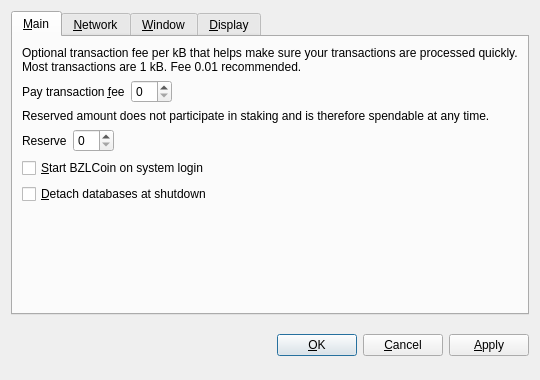
<?xml version="1.0" encoding="UTF-8"?>
<ui version="4.0">
 <class>OptionsDialog</class>
 <widget class="QDialog" name="OptionsDialog">
  <property name="geometry">
   <rect>
    <x>0</x>
    <y>0</y>
    <width>540</width>
    <height>380</height>
   </rect>
  </property>
  <property name="windowTitle">
   <string>Options</string>
  </property>
  <property name="modal">
   <bool>true</bool>
  </property>
  <layout class="QVBoxLayout" name="verticalLayout">
   <item>
    <widget class="QTabWidget" name="tabWidget">
     <property name="tabPosition">
      <enum>QTabWidget::North</enum>
     </property>
     <property name="currentIndex">
      <number>0</number>
     </property>
     <widget class="QWidget" name="tabMain">
      <attribute name="title">
       <string>&amp;Main</string>
      </attribute>
      <layout class="QVBoxLayout" name="verticalLayout_Main">
       <item>
        <widget class="QLabel" name="transactionFeeInfoLabel">
         <property name="text">
          <string>Optional transaction fee per kB that helps make sure your transactions are processed quickly. Most transactions are 1 kB. Fee 0.01 recommended.</string>
         </property>
         <property name="textFormat">
          <enum>Qt::PlainText</enum>
         </property>
         <property name="wordWrap">
          <bool>true</bool>
         </property>
        </widget>
       </item>
       <item>
        <layout class="QHBoxLayout" name="horizontalLayoutFee">
         <item>
          <widget class="QLabel" name="transactionFeeLabel">
           <property name="text">
            <string>Pay transaction &amp;fee</string>
           </property>
           <property name="textFormat">
            <enum>Qt::PlainText</enum>
           </property>
           <property name="buddy">
            <cstring>transactionFee</cstring>
           </property>
          </widget>
         </item>
         <item>
          <widget class="BitcoinAmountField" name="transactionFee"/>
         </item>
         <item>
          <spacer name="horizontalSpacerFee">
           <property name="orientation">
            <enum>Qt::Horizontal</enum>
           </property>
           <property name="sizeHint" stdset="0">
            <size>
             <width>40</width>
             <height>20</height>
            </size>
           </property>
          </spacer>
         </item>
        </layout>
       </item>
       <item>
        <widget class="QLabel" name="reserveBalanceInfoLabel">
         <property name="text">
          <string>Reserved amount does not participate in staking and is therefore spendable at any time.</string>
         </property>
         <property name="textFormat">
          <enum>Qt::PlainText</enum>
         </property>
         <property name="wordWrap">
          <bool>true</bool>
         </property>
        </widget>
       </item>
       <item>
        <layout class="QHBoxLayout" name="horizontalLayoutReserveBalance">
         <item>
          <widget class="QLabel" name="reserveBalanceLabel">
           <property name="text">
            <string>Reserve</string>
           </property>
           <property name="textFormat">
            <enum>Qt::PlainText</enum>
           </property>
           <property name="buddy">
            <cstring>reserveBalance</cstring>
           </property>
          </widget>
         </item>
         <item>
          <widget class="BitcoinAmountField" name="reserveBalance"/>
         </item>
         <item>
          <spacer name="horizontalSpacerReserveBalance">
           <property name="orientation">
            <enum>Qt::Horizontal</enum>
           </property>
           <property name="sizeHint" stdset="0">
            <size>
             <width>40</width>
             <height>20</height>
            </size>
           </property>
          </spacer>
         </item>
        </layout>
       </item>
       <item>
        <widget class="QCheckBox" name="bitcoinAtStartup">
         <property name="toolTip">
          <string>Automatically start BZLCoin after logging in to the system.</string>
         </property>
         <property name="text">
          <string>&amp;Start BZLCoin on system login</string>
         </property>
        </widget>
       </item>
       <item>
        <widget class="QCheckBox" name="detachDatabases">
         <property name="toolTip">
          <string>Detach block and address databases at shutdown. This means they can be moved to another data directory, but it slows down shutdown. The wallet is always detached.</string>
         </property>
         <property name="text">
          <string>&amp;Detach databases at shutdown</string>
         </property>
        </widget>
       </item>
       <item>
        <layout class="QHBoxLayout" name="horizontalLayout_2"/>
       </item>
       <item>
        <spacer name="verticalSpacer_Main">
         <property name="orientation">
          <enum>Qt::Vertical</enum>
         </property>
         <property name="sizeHint" stdset="0">
          <size>
           <width>20</width>
           <height>40</height>
          </size>
         </property>
        </spacer>
       </item>
      </layout>
     </widget>
     <widget class="QWidget" name="tabNetwork">
      <attribute name="title">
       <string>&amp;Network</string>
      </attribute>
      <layout class="QVBoxLayout" name="verticalLayout_Network">
       <item>
        <widget class="QCheckBox" name="mapPortUpnp">
         <property name="toolTip">
          <string>Automatically open the BZLCoin client port on the router. This only works when your router supports UPnP and it is enabled.</string>
         </property>
         <property name="text">
          <string>Map port using &amp;UPnP</string>
         </property>
        </widget>
       </item>
       <item>
        <widget class="QCheckBox" name="connectSocks">
         <property name="toolTip">
          <string>Connect to the BZLCoin network through a SOCKS proxy (e.g. when connecting through Tor).</string>
         </property>
         <property name="text">
          <string>&amp;Connect through SOCKS proxy:</string>
         </property>
        </widget>
       </item>
       <item>
        <layout class="QHBoxLayout" name="horizontalLayout_Network">
         <item>
          <widget class="QLabel" name="proxyIpLabel">
           <property name="text">
            <string>Proxy &amp;IP:</string>
           </property>
           <property name="textFormat">
            <enum>Qt::PlainText</enum>
           </property>
           <property name="buddy">
            <cstring>proxyIp</cstring>
           </property>
          </widget>
         </item>
         <item>
          <widget class="QValidatedLineEdit" name="proxyIp">
           <property name="maximumSize">
            <size>
             <width>140</width>
             <height>16777215</height>
            </size>
           </property>
           <property name="toolTip">
            <string>IP address of the proxy (e.g. 127.0.0.1)</string>
           </property>
          </widget>
         </item>
         <item>
          <widget class="QLabel" name="proxyPortLabel">
           <property name="text">
            <string>&amp;Port:</string>
           </property>
           <property name="textFormat">
            <enum>Qt::PlainText</enum>
           </property>
           <property name="buddy">
            <cstring>proxyPort</cstring>
           </property>
          </widget>
         </item>
         <item>
          <widget class="QLineEdit" name="proxyPort">
           <property name="maximumSize">
            <size>
             <width>55</width>
             <height>16777215</height>
            </size>
           </property>
           <property name="toolTip">
            <string>Port of the proxy (e.g. 9050)</string>
           </property>
          </widget>
         </item>
         <item>
          <widget class="QLabel" name="socksVersionLabel">
           <property name="text">
            <string>SOCKS &amp;Version:</string>
           </property>
           <property name="textFormat">
            <enum>Qt::PlainText</enum>
           </property>
           <property name="buddy">
            <cstring>socksVersion</cstring>
           </property>
          </widget>
         </item>
         <item>
          <widget class="QValueComboBox" name="socksVersion">
           <property name="toolTip">
            <string>SOCKS version of the proxy (e.g. 5)</string>
           </property>
          </widget>
         </item>
         <item>
          <spacer name="horizontalSpacer_Network">
           <property name="orientation">
            <enum>Qt::Horizontal</enum>
           </property>
           <property name="sizeHint" stdset="0">
            <size>
             <width>40</width>
             <height>20</height>
            </size>
           </property>
          </spacer>
         </item>
        </layout>
       </item>
       <item>
        <spacer name="verticalSpacer_Network">
         <property name="orientation">
          <enum>Qt::Vertical</enum>
         </property>
         <property name="sizeHint" stdset="0">
          <size>
           <width>20</width>
           <height>40</height>
          </size>
         </property>
        </spacer>
       </item>
      </layout>
     </widget>
     <widget class="QWidget" name="tabWindow">
      <attribute name="title">
       <string>&amp;Window</string>
      </attribute>
      <layout class="QVBoxLayout" name="verticalLayout_Window">
       <item>
        <widget class="QCheckBox" name="minimizeToTray">
         <property name="toolTip">
          <string>Show only a tray icon after minimizing the window.</string>
         </property>
         <property name="text">
          <string>&amp;Minimize to the tray instead of the taskbar</string>
         </property>
        </widget>
       </item>
       <item>
        <widget class="QCheckBox" name="minimizeOnClose">
         <property name="toolTip">
          <string>Minimize instead of exit the application when the window is closed. When this option is enabled, the application will be closed only after selecting Quit in the menu.</string>
         </property>
         <property name="text">
          <string>M&amp;inimize on close</string>
         </property>
        </widget>
       </item>
       <item>
        <spacer name="verticalSpacer_Window">
         <property name="orientation">
          <enum>Qt::Vertical</enum>
         </property>
         <property name="sizeHint" stdset="0">
          <size>
           <width>20</width>
           <height>40</height>
          </size>
         </property>
        </spacer>
       </item>
      </layout>
     </widget>
     <widget class="QWidget" name="tabDisplay">
      <attribute name="title">
       <string>&amp;Display</string>
      </attribute>
      <layout class="QVBoxLayout" name="verticalLayout_Display">
       <item>
        <layout class="QHBoxLayout" name="horizontalLayout_1_Display">
         <item>
          <widget class="QLabel" name="langLabel">
           <property name="text">
            <string>User Interface &amp;language:</string>
           </property>
           <property name="textFormat">
            <enum>Qt::PlainText</enum>
           </property>
           <property name="buddy">
            <cstring>lang</cstring>
           </property>
          </widget>
         </item>
         <item>
          <widget class="QValueComboBox" name="lang">
           <property name="toolTip">
            <string>The user interface language can be set here. This setting will take effect after restarting BZLCoin.</string>
           </property>
          </widget>
         </item>
        </layout>
       </item>
       <item>
        <layout class="QHBoxLayout" name="horizontalLayout_2_Display">
         <item>
          <widget class="QLabel" name="unitLabel">
           <property name="text">
            <string>&amp;Unit to show amounts in:</string>
           </property>
           <property name="textFormat">
            <enum>Qt::PlainText</enum>
           </property>
           <property name="buddy">
            <cstring>unit</cstring>
           </property>
          </widget>
         </item>
         <item>
          <widget class="QValueComboBox" name="unit">
           <property name="toolTip">
            <string>Choose the default subdivision unit to show in the interface and when sending coins.</string>
           </property>
          </widget>
         </item>
        </layout>
       </item>
       <item>
        <widget class="QCheckBox" name="displayAddresses">
         <property name="toolTip">
          <string>Whether to show BZLCoin addresses in the transaction list or not.</string>
         </property>
         <property name="text">
          <string>&amp;Display addresses in transaction list</string>
         </property>
        </widget>
       </item>
       <item>
        <widget class="QCheckBox" name="coinControlFeatures">
         <property name="toolTip">
          <string>Whether to show coin control features or not.</string>
         </property>
         <property name="text">
          <string>Display coin &amp;control features (experts only!)</string>
         </property>
        </widget>
       </item>
       <item>
        <spacer name="verticalSpacer_Display">
         <property name="orientation">
          <enum>Qt::Vertical</enum>
         </property>
         <property name="sizeHint" stdset="0">
          <size>
           <width>20</width>
           <height>40</height>
          </size>
         </property>
        </spacer>
       </item>
      </layout>
     </widget>
    </widget>
   </item>
   <item>
    <layout class="QHBoxLayout" name="horizontalLayout_Buttons">
     <item>
      <spacer name="horizontalSpacer_1">
       <property name="orientation">
        <enum>Qt::Horizontal</enum>
       </property>
       <property name="sizeHint" stdset="0">
        <size>
         <width>40</width>
         <height>48</height>
        </size>
       </property>
      </spacer>
     </item>
     <item>
      <widget class="QLabel" name="statusLabel">
       <property name="font">
        <font>
         <weight>75</weight>
         <bold>true</bold>
        </font>
       </property>
       <property name="text">
        <string/>
       </property>
       <property name="textFormat">
        <enum>Qt::PlainText</enum>
       </property>
       <property name="wordWrap">
        <bool>true</bool>
       </property>
      </widget>
     </item>
     <item>
      <spacer name="horizontalSpacer_2">
       <property name="orientation">
        <enum>Qt::Horizontal</enum>
       </property>
       <property name="sizeHint" stdset="0">
        <size>
         <width>40</width>
         <height>48</height>
        </size>
       </property>
      </spacer>
     </item>
     <item>
      <widget class="QPushButton" name="okButton">
       <property name="text">
        <string>&amp;OK</string>
       </property>
      </widget>
     </item>
     <item>
      <widget class="QPushButton" name="cancelButton">
       <property name="text">
        <string>&amp;Cancel</string>
       </property>
       <property name="autoDefault">
        <bool>false</bool>
       </property>
      </widget>
     </item>
     <item>
      <widget class="QPushButton" name="applyButton">
       <property name="text">
        <string>&amp;Apply</string>
       </property>
       <property name="autoDefault">
        <bool>false</bool>
       </property>
      </widget>
     </item>
    </layout>
   </item>
  </layout>
 </widget>
 <customwidgets>
  <customwidget>
   <class>BitcoinAmountField</class>
   <extends>QSpinBox</extends>
   <header>bitcoinamountfield.h</header>
  </customwidget>
  <customwidget>
   <class>QValueComboBox</class>
   <extends>QComboBox</extends>
   <header>qvaluecombobox.h</header>
  </customwidget>
  <customwidget>
   <class>QValidatedLineEdit</class>
   <extends>QLineEdit</extends>
   <header>qvalidatedlineedit.h</header>
  </customwidget>
 </customwidgets>
 <resources/>
 <connections/>
</ui>
